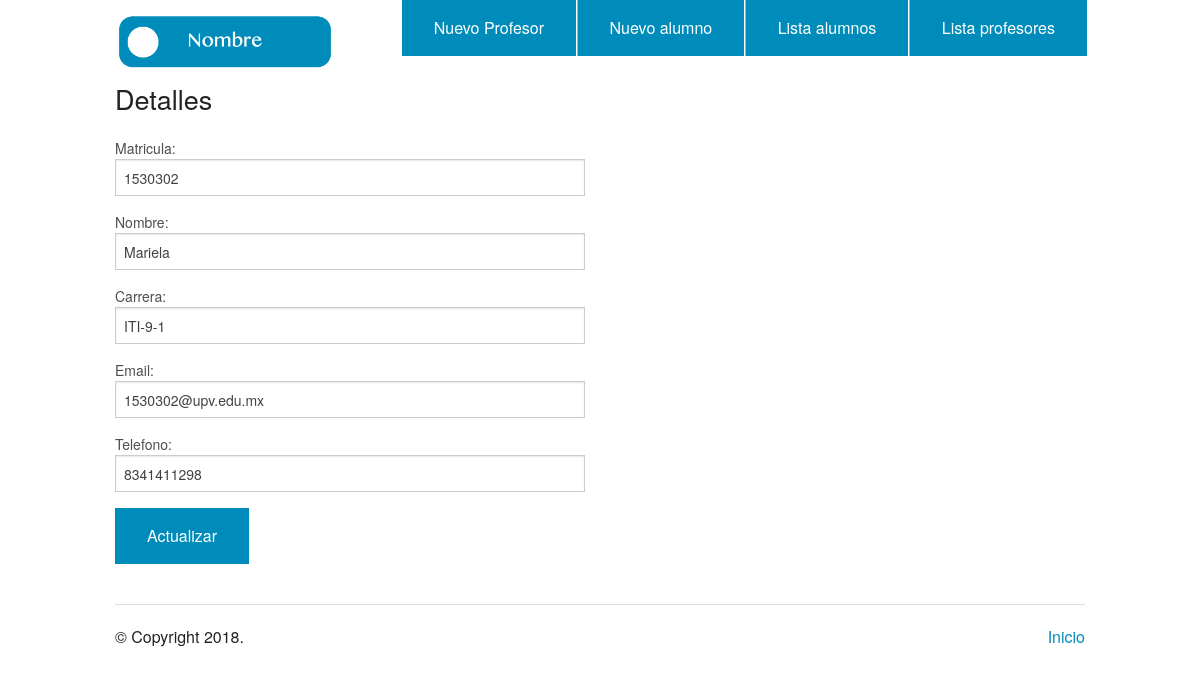
Screenshot of /Practica5/key.php?id=2&tipo=1 with the database file from the repository.
### tables this page shows
CREATE TABLE `practica5` (
  `id` int(11) NOT NULL,
  `matricula` int(11) NOT NULL,
  `nombre` varchar(50) NOT NULL,
  `carrera` varchar(30) NOT NULL,
  `email` varchar(30) DEFAULT NULL,
  `telefono` varchar(30) NOT NULL,
  `tipo` int(11) NOT NULL
);

### Practica5/database_details.php (called while the page is built, shortened)
<?php
require_once('./conexion.php');
 $mysqli=new mysqli($db_host,$db_user,$db_pass,$db_name);
function llenar($id)
{
	GLOBAL $mysqli;
	$sql="SELECT * FROM practica5 WHERE id='$id'";
	$result=mysqli_query($mysqli,$sql);
	$row=mysqli_fetch_assoc($result);
	return $row;
}
?>

### Practica5/key.php (the view, shortened to what this page needs)
<?php
 if($_GET['id']) {
    $id =(int) $_GET['id'];
    include './database_details.php';
   $user=llenar($id);
  }
?>
<!doctype html>
<html class="no-js" lang="en">
  <head>
    <link rel="stylesheet" href="./css/foundation.css" />
  </head>
  <body>
    <?php require_once('header.php'); ?>
    <div class="row">
      <div class="large-6 columns">
        <h3>Detalles</h3>
        <div class="section-container tabs" data-section>
          <form method="POST">
          <label>Matricula:</label>
          <input type="text" name="matricula" required value="<?php echo $user['matricula'] ?>">
          <label>Nombre:</label>
          <input type="text" name="nombre" required value="<?php echo $user['nombre'] ?>">
          <label>Carrera: </label>
          <input type="text" name="carrera" required value="<?php echo $user['carrera'] ?>">
          <?php $tipo =(int) $_GET['tipo']; if ($tipo==1) { ?>
          <label>Email:</label>
          <input type="email" name="email" required value="<?php echo $user['email'] ?>"><?php } ?>
          <label>Telefono:</label>
          <input type="text" name="telefono" required value="<?php echo $user['telefono'] ?>">
          <input type="submit" name="submit" value="Actualizar" class="button">
        </div>
      </div>
    </div>
    <?php require_once('footer.php'); ?>

### rows the page displays
practica5: matricula "1530302", nombre "Mariela", carrera "ITI-9-1", email "1530302@upv.edu.mx", telefono "8341411298"
